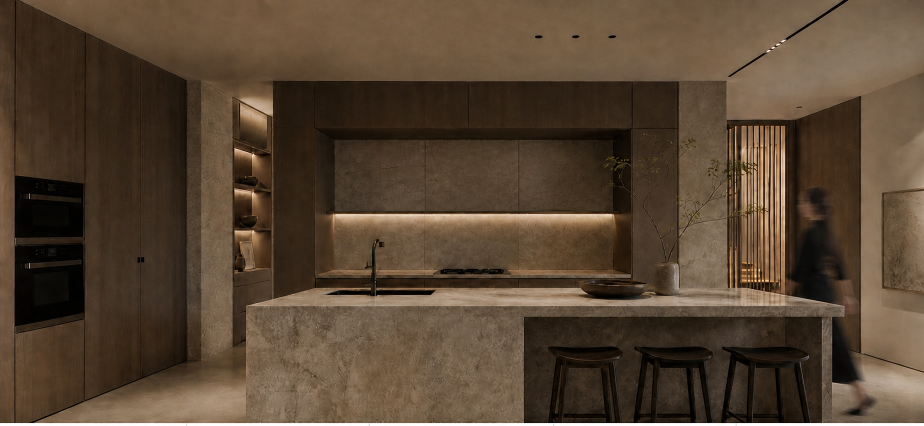
#> input picture assets-src/hero-clean.jpg, 1848 x 851 px (shown at 1/2 size)
$ python optimize_images.py
#> lines starting #> are read from the running program, lines starting #| are printed output that depends on the picture
#!/usr/bin/env python3
"""Build the site's local, optimized image set (public/media).

Why this exists
---------------
Portfolio and section photos used to be hot-linked from Supabase Storage /
postimg as full-size PNGs (0.6–1.8 MB each). The portfolio index alone pulled
~20 MB of images. Everything visible above the fold or in a grid now lives in
`public/media` as WebP at two widths (800w / 1600w) and is served from our own
origin with `srcset`.

Usage
-----
    python3 scripts/optimize_images.py            # rebuild everything
    python3 scripts/optimize_images.py --only hero

Requires Pillow (`pip install pillow`) and network access to the source URLs
listed below. Output is deterministic: same source, same file names.

Adding a new portfolio project
------------------------------
1. Upload the original to Supabase Storage (PORTFOLIO bucket) as before.
2. Add the item to `pages/Portfolio.tsx` with
   `image: '/media/projects/p<ID>-<slug>-1600.webp'`.
3. Add the source URL to PROJECT_SOURCES below and run this script.
"""
from __future__ import annotations

import argparse
import json
import os
import subprocess
import sys

try:
    from PIL import Image
except ImportError:  # pragma: no cover
    sys.exit("Pillow is required: pip install pillow")

ROOT = os.path.dirname(os.path.dirname(os.path.abspath(__file__)))
OUT = os.path.join(ROOT, "public", "media")
CACHE = os.path.join(ROOT, ".image-cache")

# Local source images (already in the repo / produced by the design pass)
LOCAL_BRAND = {
    "hero": ("assets-src/hero-clean.jpg", (1920, 1280, 768), 78),
    "hero-mobile": ("assets-src/hero-mobile.jpg", (941, 600), 78),
    "band": ("assets-src/band.jpg", (1920, 1280), 80),
}

# Remote section images (postimg) -> local WebP
REMOTE_SECTION = {
    "review-cta": ("https://i.postimg.cc/c1D3Wvfb/review.jpg", 1400, 80),
    "about-a1": ("https://i.postimg.cc/9fNRC8X8/a1.jpg", 1400, 80),
    "about-a3": ("https://i.postimg.cc/CK6BSPM6/a3.jpg", 1400, 80),
    "about-a3b": ("https://i.postimg.cc/YSyGMn2P/a3(1).jpg", 1400, 80),
    "about-a2": ("https://i.postimg.cc/fbgtD2WF/a2.jpg", 1400, 80),
    "about-a4": ("https://i.postimg.cc/LXYqXthb/a4.jpg", 1400, 80),
    "about-a4b": ("https://i.postimg.cc/KzkKzP4p/a4(1).jpg", 1400, 80),
    "about-hall": ("https://i.postimg.cc/JzNvfvqp/6.jpg", 1400, 80),
    "about-office": ("https://i.postimg.cc/FHDPjLVj/Kakao-Talk-20260112-175428559-02.jpg", 1400, 80),
    "about-team": ("https://i.postimg.cc/gjWq9zKk/teaam.png", 1400, 80),
    "about-min": ("https://i.postimg.cc/6qQ9HRvx/20.jpg", 1400, 80),
    "about-theh": ("https://i.postimg.cc/NjKFyd2J/THE-H.png", 1400, 80),
    "contact-map": ("https://i.postimg.cc/XqpY4cCR/image.png", 900, 82),
}

SUPABASE = "https://exdhgwkudejynccxqdhm.supabase.co/storage/v1/object/public/PORTFOLIO"


def project_sources() -> dict[str, str]:
    """p<ID>-<slug> -> original URL, parsed from pages/Portfolio.tsx history."""
    manifest = os.path.join(ROOT, "scripts", "portfolio-sources.json")
    if os.path.exists(manifest):
        with open(manifest) as fh:
            return json.load(fh)
    return {}


def fetch(url: str, dest: str) -> str:
    os.makedirs(CACHE, exist_ok=True)
    if os.path.exists(dest) and os.path.getsize(dest) > 0:
        return dest
    subprocess.run(["curl", "-sSL", "--max-time", "90", "-o", dest, url], check=True)
    return dest


def save_webp(im: Image.Image, path: str, width: int, quality: int) -> int:
    if im.mode not in ("RGB", "L"):
        im = im.convert("RGB")
    if im.width > width:
        im = im.resize((width, round(im.height * width / im.width)), Image.Resampling.LANCZOS)
    im.save(path, "WEBP", quality=quality, method=6)
    return os.path.getsize(path)


def emit(src: str, out_dir: str, base: str, widths, quality: int) -> None:
#> called with src = 'assets-src/hero-clean.jpg', out_dir = 'public/media/brand', base = 'hero', widths = (1920, 1280, 768), quality = 78
    os.makedirs(out_dir, exist_ok=True)
    with Image.open(src) as im:
#> im is the input picture: PIL image 1848x851 RGB; mean R, G, B 87.2, 69.1, 51.2
        im.load()
        for w in widths:
            path = os.path.join(out_dir, f"{base}-{w}.webp")
            size = save_webp(im, path, w, quality)
            print(f"  {os.path.relpath(path, ROOT):58s} {size / 1024:7.1f} KB")
#> this loop made 3 passes
#> size on passes 1 to 3: 68324, 39060, 16372
#|   public/media/brand/hero-1920.webp                             66.7 KB
#|   public/media/brand/hero-1280.webp                             38.1 KB
#|   public/media/brand/hero-768.webp                              16.0 KB
#> pass 2, in save_webp (call 2), `im = im.resize((width, round(im.height * width / im.width)), Image.Res..`:
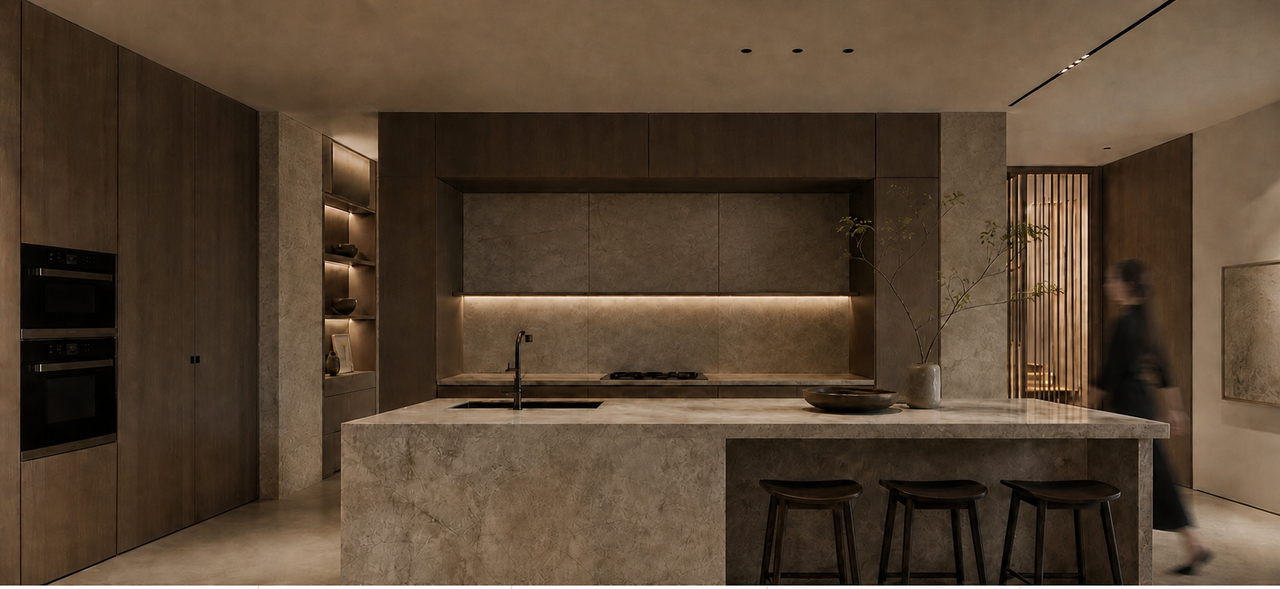
#> im: PIL image 1280x589 RGB; mean R, G, B 87.2, 69.1, 51.2


def main() -> None:
    ap = argparse.ArgumentParser()
    ap.add_argument("--only", help="hero | brand | section | projects")
    args = ap.parse_args()

    if args.only in (None, "hero", "brand"):
        for base, (src_rel, widths, q) in LOCAL_BRAND.items():
            src = os.path.join(ROOT, src_rel)
            if not os.path.exists(src):
                print(f"skip {base}: missing {src_rel}")
                continue
            print(base)
            emit(src, os.path.join(OUT, "brand"), base, widths, q)
#> pass 2 of the loop in main, `for base, (src_rel, widths, q) in LOCAL_BRAND.items():`:
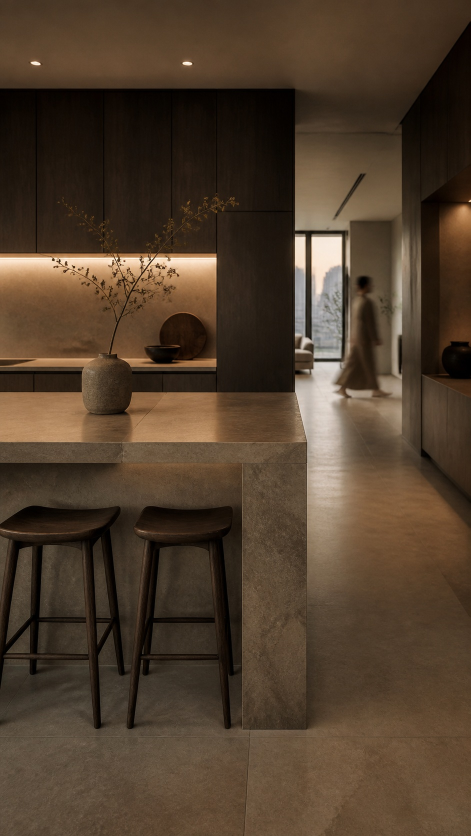
#> input picture assets-src/hero-mobile.jpg, 941 x 1672 px (shown at 1/2 size)
#> in emit, im is the input picture: PIL image 941x1672 RGB; mean R, G, B 79.8, 62.1, 44.8
#> the loop in emit (call 2), `for w in widths:` made 2 passes
#> size on passes 1 to 2: 57616, 26510
#> (printed output is left out)
#> pass 2, in save_webp (call 5), `im = im.resize((width, round(im.height * width / im.width)), Image.Res..`:
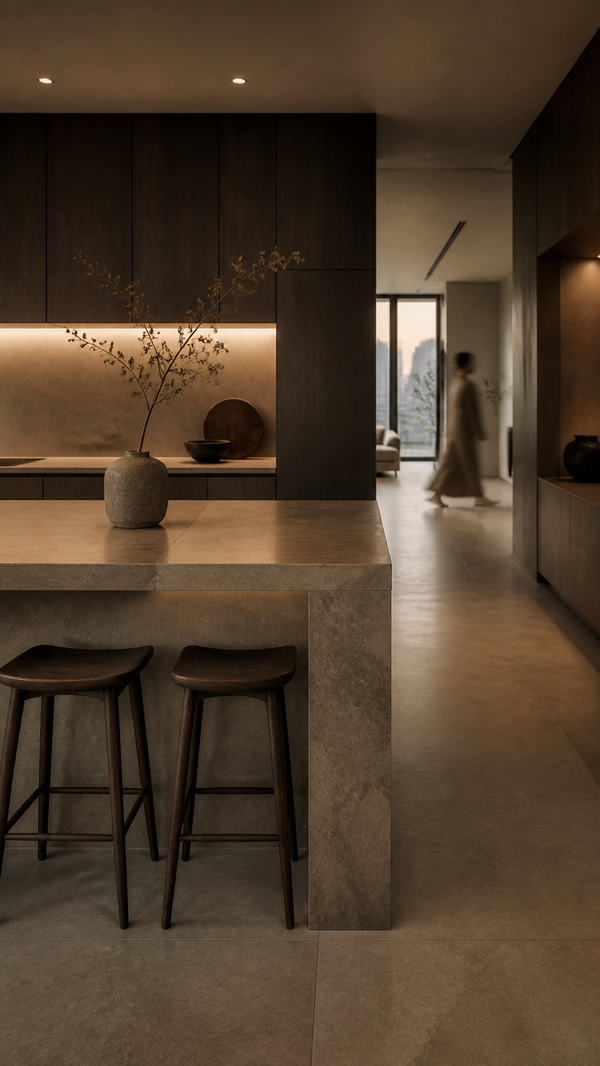
#> im: PIL image 600x1066 RGB; mean R, G, B 79.8, 62.1, 44.8
#> pass 3 of the loop in main, `for base, (src_rel, widths, q) in LOCAL_BRAND.items():`:
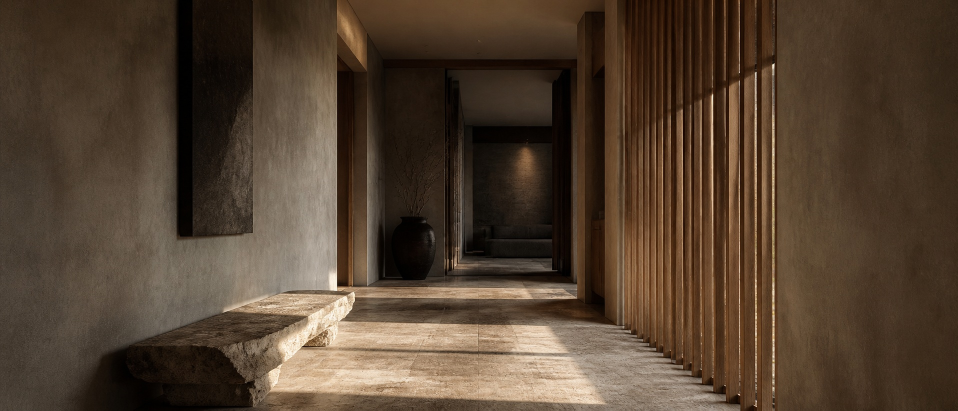
#> input picture assets-src/band.jpg, 1915 x 821 px (shown at 1/2 size)
#> in emit, im is the input picture: PIL image 1915x821 RGB; mean R, G, B 82.9, 65.1, 48.7
#> the loop in emit (call 3), `for w in widths:` made 2 passes
#> size on passes 1 to 2: 102980, 44098
#> (printed output is left out)
#> pass 2, in save_webp (call 7), `im = im.resize((width, round(im.height * width / im.width)), Image.Res..`:
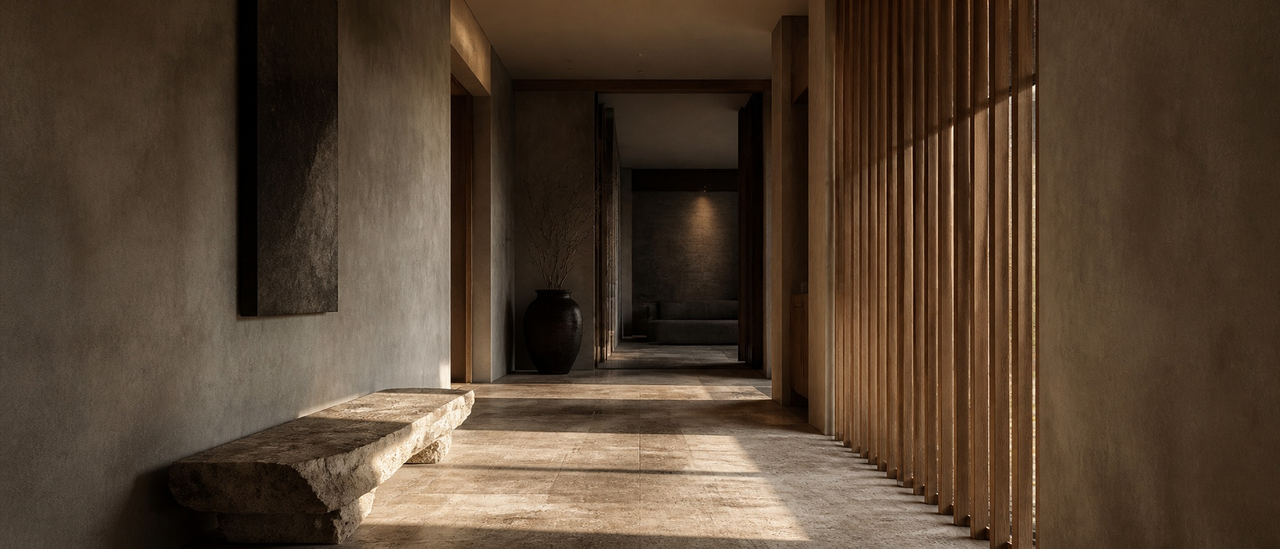
#> im: PIL image 1280x549 RGB; mean R, G, B 82.9, 65.1, 48.7

    if args.only in (None, "section"):
        for base, (url, width, q) in REMOTE_SECTION.items():
            print(base)
            src = fetch(url, os.path.join(CACHE, base + os.path.splitext(url)[1].split("?")[0]))
            emit(src, os.path.join(OUT, "brand"), base, (width,), q)

    if args.only in (None, "projects"):
        for base, url in project_sources().items():
            print(base)
            src = fetch(url, os.path.join(CACHE, base + os.path.splitext(url)[1]))
            emit(src, os.path.join(OUT, "projects"), base, (1600, 800), 80)


if __name__ == "__main__":
#> (the run stopped early here; a loop or call above may not have finished)
